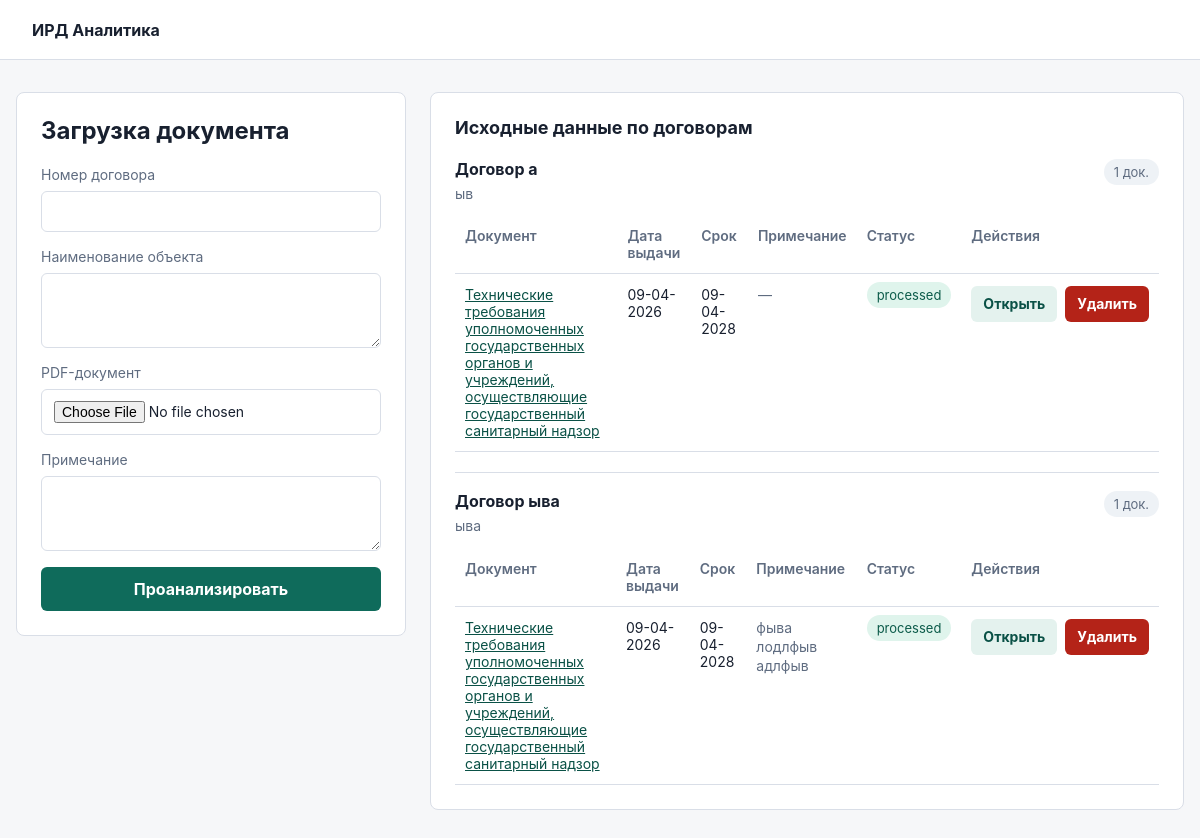
The page / on the database its author committed.
### tables this page shows
CREATE TABLE documents (
    id INTEGER PRIMARY KEY AUTOINCREMENT,
    contract_number TEXT NOT NULL,
    object_name TEXT NOT NULL,
    original_filename TEXT NOT NULL,
    stored_filename TEXT NOT NULL,
    working_title TEXT,
    official_title TEXT,
    issuer TEXT,
    issue_date TEXT,
    valid_until TEXT,
    validity_text TEXT,
    no_expiration INTEGER NOT NULL DEFAULT 0,
    raw_text TEXT,
    note TEXT NOT NULL DEFAULT '',
    status TEXT NOT NULL DEFAULT 'processed',
    error TEXT,
    created_at TEXT NOT NULL DEFAULT CURRENT_TIMESTAMP
);

### app/web/routes.py (the view)
@bp.get("/")
def index():
    documents = DocumentRepository().list_grouped()
    return render_template("index.html", contract_groups=build_contract_groups(documents))

### app/database.py (called while the page is built)
def get_db() -> sqlite3.Connection:
    if "db" not in g:
        g.db = sqlite3.connect(current_app.config["DATABASE_PATH"])
        g.db.row_factory = sqlite3.Row
    return g.db

### app/repositories.py (called while the page is built)
    def list_grouped(self) -> list[Row]:
        return list(
            get_db().execute(
                """
                SELECT *
                FROM documents
                ORDER BY contract_number COLLATE NOCASE ASC, created_at DESC, id DESC
                """
            )
        )

### app/web/routes.py (called while the page is built)
def build_contract_groups(documents):
    groups_by_contract = {}
    for document in documents:
        contract_number = document["contract_number"]
        group = groups_by_contract.setdefault(
            contract_number,
            {
                "contract_number": contract_number,
                "object_names": [],
                "documents": [],
            },
        )
        object_name = document["object_name"]
        if object_name and object_name not in group["object_names"]:
            group["object_names"].append(object_name)
        group["documents"].append(document)
    return list(groups_by_contract.values())

### app/templates/index.html (shortened to what this page needs)
{% extends "base.html" %}
{% block content %}
<section class="workspace">
    <form class="upload-form" action="{{ url_for('web.upload_document') }}" method="post" enctype="multipart/form-data">
        <h1>Загрузка документа</h1>
        <label>
            <span>Номер договора</span>
            <input name="contract_number" required>
        </label>
        <label>
            <span>Наименование объекта</span>
            <textarea name="object_name" rows="3" required></textarea>
        </label>
        <label>
            <span>PDF-документ</span>
            <input type="file" name="pdf_file" accept="application/pdf" required>
        </label>
        <label>
            <span>Примечание</span>
            <textarea name="note" rows="3"></textarea>
        </label>
        <button type="submit">Проанализировать</button>
    </form>
    <section class="records">
        <h2>Исходные данные по договорам</h2>
        {% if contract_groups %}
            <div class="contract-groups">
                {% for group in contract_groups %}
                    <section class="contract-group">
                        <header class="contract-group-head">
                            <div>
                                <h3>Договор {{ group.contract_number }}</h3>
                                <p>{{ group.object_names|join("; ") }}</p>
                            </div>
                            <span>{{ group.documents|length }} док.</span>
                        </header>
                        <table>
                            <thead>
                                <tr>
                                    <th>Документ</th>
                                    <th>Дата выдачи</th>
                                    <th>Срок</th>
                                    <th>Примечание</th>
                                    <th>Статус</th>
                                    <th>Действия</th>
                                </tr>
                            </thead>
                            <tbody>
                                {% for document in group.documents %}
                                    <tr>
                                        <td>
                                            <a href="{{ url_for('web.document_detail', document_id=document.id) }}">
                                                {{ document.working_title or document.official_title or document.original_filename or "Документ" }}
                                            </a>
                                        </td>
                                        <td>{{ document.issue_date or "—" }}</td>
                                        <td>{{ "без срока" if document.no_expiration else (document.valid_until or "—") }}</td>
                                        <td class="note-cell">{{ document.note or "—" }}</td>
                                        <td><span class="status status-{{ document.status }}">{{ document.status }}</span></td>
                                        <td>
                                            <div class="row-actions">
                                                {% if document.stored_filename %}
                                                    <a class="button-link secondary" href="{{ url_for('web.document_preview', document_id=document.id) }}" target="_blank">Открыть</a>
                                                {% endif %}
                                                <form action="{{ url_for('web.delete_document', document_id=document.id) }}" method="post" onsubmit="return confirm('Удалить документ из базы и удалить загруженный PDF?');">
                                                    <button class="danger-button" type="submit">Удалить</button>
                                                </form>
                                            </div>
                                        </td>
                                    </tr>
                                {% endfor %}
                            </tbody>
                        </table>
                    </section>
                {% endfor %}
            </div>
        {% else %}
            <p class="empty">Загруженных документов пока нет.</p>
        {% endif %}
    </section>
</section>
{% endblock %}

### app/templates/base.html (shortened to what this page needs)
<!doctype html>
<html lang="ru">
<head>
    <link rel="stylesheet" href="{{ url_for('static', filename='styles.css') }}">
</head>
<body>
    <header class="topbar">
        <a class="brand" href="{{ url_for('web.index') }}">ИРД Аналитика</a>
    </header>
    <main class="page">
        {% block content %}{% endblock %}
    </main>
</body>
</html>

### app/static/styles.css (style rules this page uses)
:root { color-scheme: light; --bg: #f6f7f9; --panel: #ffffff; --line: #d9dee7; --text: #18202f; --muted: #5f6c80; --accent: #0f6b5b; --accent-dark: #0a5146; --danger: #b42318; }
* { box-sizing: border-box; }
body { margin: 0; background: var(--bg); color: var(--text); font-family: Inter, system-ui, -apple-system, BlinkMacSystemFont, "Segoe UI", sans-serif; }
.topbar { height: 60px; display: flex; align-items: center; padding: 0 32px; background: #ffffff; border-bottom: 1px solid var(--line); }
.brand { color: var(--text); font-weight: 700; text-decoration: none; }
.page { width: min(1180px, calc(100vw - 32px)); margin: 32px auto; }
.workspace { display: grid; grid-template-columns: minmax(300px, 390px) 1fr; gap: 24px; align-items: start; }
.upload-form, .records, .document-view { background: var(--panel); border: 1px solid var(--line); border-radius: 8px; padding: 24px; }
h1, h2 { margin: 0 0 20px; line-height: 1.2; }
h1 { font-size: 24px; }
h2 { font-size: 18px; }
h3 { margin: 0; font-size: 16px; line-height: 1.25; }
label { display: grid; gap: 8px; margin-bottom: 16px; color: var(--muted); font-size: 14px; }
input, textarea { width: 100%; border: 1px solid var(--line); border-radius: 6px; padding: 11px 12px; color: var(--text); font: inherit; background: #ffffff; }
button { width: 100%; border: 0; border-radius: 6px; padding: 12px 16px; color: #ffffff; background: var(--accent); font: inherit; font-weight: 700; cursor: pointer; }
.button-link, .danger-button { display: inline-flex; min-height: 36px; align-items: center; justify-content: center; border-radius: 6px; padding: 8px 12px; font-size: 14px; font-weight: 700; line-height: 1; text-decoration: none; white-space: nowrap; }
.button-link { color: #ffffff; background: var(--accent); }
.button-link.secondary { color: var(--accent-dark); background: #e4f2ee; }
.danger-button { width: auto; color: #ffffff; background: var(--danger); }
table { width: 100%; border-collapse: collapse; font-size: 14px; }
th, td { padding: 12px 10px; border-bottom: 1px solid var(--line); text-align: left; vertical-align: top; }
th { color: var(--muted); font-weight: 600; }
.contract-groups { display: grid; gap: 20px; }
.contract-group { border-top: 1px solid var(--line); padding-top: 18px; }
.contract-group:first-child { border-top: 0; padding-top: 0; }
.contract-group-head { display: flex; gap: 16px; align-items: start; justify-content: space-between; margin-bottom: 12px; }
.contract-group-head p { margin: 6px 0 0; color: var(--muted); font-size: 14px; line-height: 1.35; }
.contract-group-head span { flex: 0 0 auto; border-radius: 999px; padding: 5px 10px; background: #eef2f6; color: var(--muted); font-size: 13px; }
.note-cell { max-width: 260px; color: var(--muted); line-height: 1.35; }
a { color: var(--accent-dark); }
.document-actions, .row-actions { display: flex; gap: 8px; align-items: center; }
.document-actions form, .row-actions form { margin: 0; }
.status { border-radius: 999px; padding: 5px 10px; background: #e8eef5; color: var(--muted); font-size: 13px; }
.status-processed { background: #dff4ec; color: #0c5b4a; }

### rows shown on the page
documents: working_title "Технические требования уполномоченных государственных органов и учреждений, осуществляющие государственный санитарный надзор", issue_date "09-04-2026", no_expiration+valid_until "09-04-2028", note "—", status "processed"
documents: contract_number "ыва", object_names "ыва", documents|length "1", working_title "Технические требования уполномоченных государственных органов и учреждений, осуществляющие государственный санитарный надзор", issue_date "09-04-2026", no_expiration+valid_until "09-04-2028", note "фыва лодлфыв адлфыв", status "processed"

### other values the page prints
{{ group.contract_number }} "а"
{{ group.object_names|join("; ") }} "ыв"
{{ group.documents|length }} "1"
